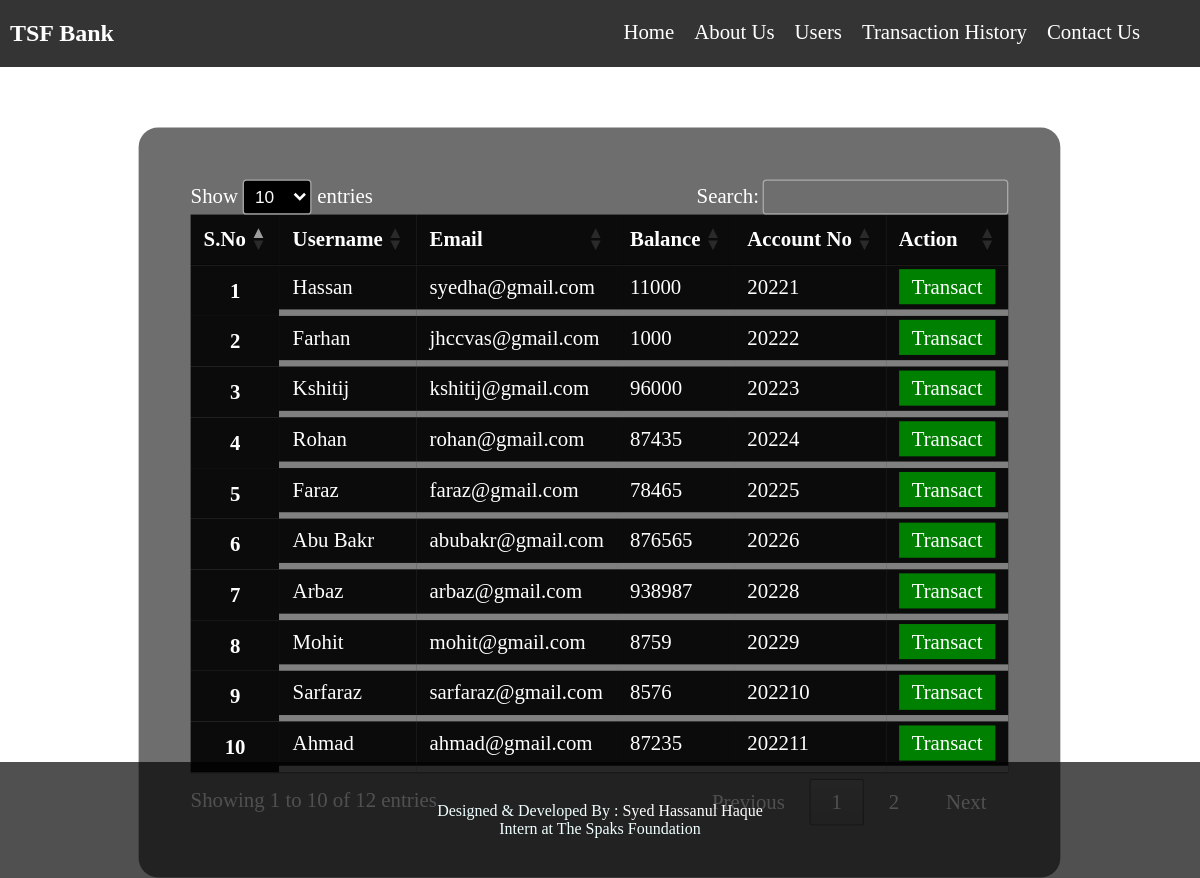
Screenshot of /all_users.php with the database file from the repository.
### tables this page shows
CREATE TABLE `users` (
  `id` int(50) NOT NULL,
  `name` varchar(100) NOT NULL,
  `email` varchar(200) NOT NULL,
  `balance` int(100) NOT NULL,
  `acc` int(100) NOT NULL
);

### all_users.php (the view, shortened to what this page needs)
<!DOCTYPE html>
<html lang="en">
<head>
     <link rel="stylesheet" href="//cdn.datatables.net/1.11.3/css/jquery.dataTables.min.css">
    <link rel="stylesheet" href="css/style.css">
    <link rel="stylesheet" href="css/phone.css">
    <link rel="stylesheet" href="css/table.css">
    <link rel="stylesheet" href="css/datatable.css">
</head>
<body>
<?php
    include 'components/dbconnect.php';
    include 'components/header.php';
    ?>
        <h1 class="container "><center>All Users Details</center></h1>
    <div class="container tb-block">
    <table class="table " id='myTable'>
  <thead>
    <tr>
      <th scope="col"> S.No</th>
      <th scope="col">Username</th>
      <th scope="col">Email</th>
      <th scope="col">Balance</th>
      <th scope="col">Account No</th>
      <th scope="col">Action</th>
    </tr>
  </thead>
  <tbody>
<?php
    $sql="Select * from users ";
    $result=mysqli_query($conn,$sql);
    $sn=1;
    while ($row=mysqli_fetch_assoc($result)) {
      echo "<tr>
      <th scope='row'>". $sn . "</th>
      <td>". $row['name']."</td>
      <td>". $row['email']."</td>
      <td>". $row['balance']."</td>
      <td>". $row['acc']."</td>
      <td>  <a href='user.php?acc=".$row['acc'] ."'>Transact</a>  </td>
      </tr>";
      $sn++;
    } ;
?>
  </tbody>
</table>
    </div>
<?php
    include 'components/footer.php'
    ?>
</body>
</html>

### components/header.php (shortened to what this page needs)
<nav>
<div class="navbar ">
    <div class="title">
        <a href="#">TSF Bank</a>
    </div>
    <ul class='content' id='content'>
        <li><a href="../Banking System/index.php">Home</a></li>
        <li><a href="#">About Us</a></li>
        <li><a href="../Banking System/all_users.php">Users</a></li>
        <li><a href="../Banking System/transaction.php">Transaction History</a></li>
        <li><a href="#" >Contact Us</a></li>
    </ul>
</div>
</nav>

### components/footer.php
<div class="container footer" >
    <p>Designed & Developed By : <a class="footer-link" href="https://syedhassanulhaque.github.io/Portfolio/" target="_blank"> Syed Hassanul Haque</a></p>
    <p>Intern at The Spaks Foundation</p>
</div>

### css/style.css (style rules this page uses)
* { padding: 0; margin: 0; box-sizing: border-box; }
html { scroll-behavior: smooth; }
body { scroll-behavior: smooth; background-image: url('../img/bg.jpg'); width: 100vw; height: 100vh; background-size: cover; }
.navbar { display: flex; flex-direction: row; width: 100%; background: rgba(0, 0, 0, 0.795); color: white; }
.navbar .content { display: flex; flex-direction: row; position: absolute; top: 0px; right: 50px; }
.navbar ul li { list-style: none; padding: 20px 10px; transition: all .5s linear; }
.navbar ul li a { text-decoration: none; font-size: 1.3rem; color: white; transition: all .5s linear; }
.navbar .title { padding: 20px 10px; }
.navbar .title a { text-decoration: none; font-size: 1.5rem; color: white; font-weight: bold; font-family: 'Times New Roman', Times, serif; }
.footer { display: flex; flex-direction: column; justify-content: center; align-items: center; padding: 40px; background: rgba(0, 0, 0, 0.685); position: absolute; bottom: 0; }
.footer p { color: azure; }
.footer-link { color: white; cursor: pointer; text-decoration: none; }
.container { width:100vw !important; }
h1.container { margin-top: 30px; color: white; }

### css/table.css (style rules this page uses)
.tb-block { display: flex; justify-content: center; align-items: center; margin: 0px auto; margin-top: 80px; }
#myTable tr { color: white; background: rgba(0, 0, 0, 0.897); border-bottom: 5px solid gray; padding: 5px 10px; }
th { padding: 15px 30px; }
tr { border-bottom: grey; }
td { padding: 15px 30px; border-bottom: 5px solid gray; }
td a { padding: 5px 10px; color: white; text-decoration: none; background: green; transition: all .5s linear; }

### rows the page displays
users: name "Hassan", email "syedha@gmail.com", balance "11000", acc "20221"
users: name "Farhan", email "jhccvas@gmail.com", balance "1000", acc "20222"
users: name "Kshitij", email "kshitij@gmail.com", balance "96000", acc "20223"
users: name "Rohan", email "rohan@gmail.com", balance "87435", acc "20224"
users: name "Faraz", email "faraz@gmail.com", balance "78465", acc "20225"
users: name "Abu Bakr", email "abubakr@gmail.com", balance "876565", acc "20226"
users: name "Arbaz", email "arbaz@gmail.com", balance "938987", acc "20228"
users: name "Mohit", email "mohit@gmail.com", balance "8759", acc "20229"
users: name "Sarfaraz", email "sarfaraz@gmail.com", balance "8576", acc "202210"
users: name "Ahmad", email "ahmad@gmail.com", balance "87235", acc "202211"
